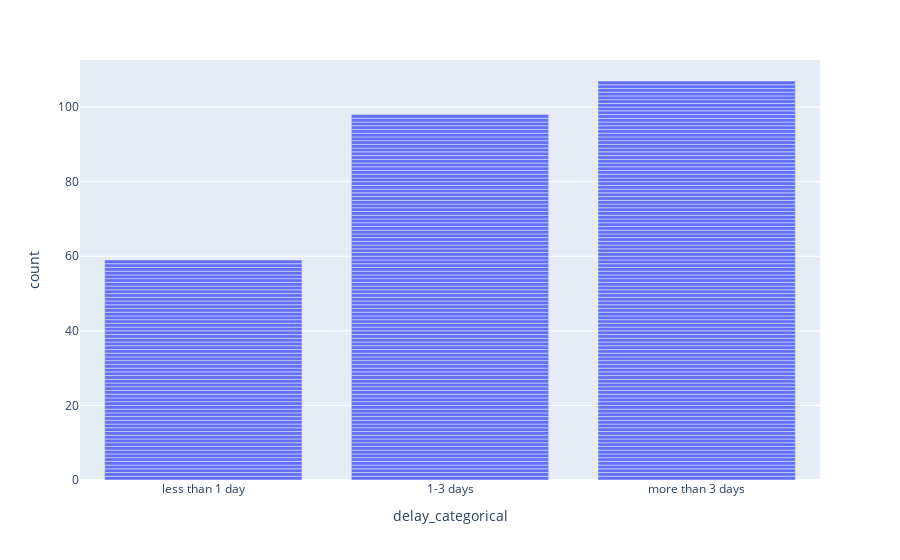

This figure's notebook cell:
### Code cell
order = ['less than 1 day', '1-3 days', 'more than 3 days']
fig = px.bar(delays, x='delay_categorical')
fig.update_layout(barmode='stack', xaxis={'categoryorder':'array', \
                                          'categoryarray':order})
fig.show()

### Figure 1 — Plotly figure (JSON) as saved in the notebook; plotly's stock layout.template omitted (floating-point values rounded to 4 significant figures; data arrays with more than 128 entries replaced by an {"elided": "..."} marker saying what was removed)
{"data": [{"alignmentgroup": "True", "hovertemplate": "delay_categorical=%{x}<br>count=%{y}<extra></extra>", "legendgroup": "", "marker": {"color": "#636efa", "pattern": {"shape": ""}}, "name": "", "offsetgroup": "", "orientation": "v", "showlegend": false, "textposition": "auto", "type": "bar", "x": {"elided": "264 str values"}, "xaxis": "x", "y": {"elided": "264 int values"}, "yaxis": "y"}], "layout": {"barmode": "stack", "legend": {"tracegroupgap": 0}, "margin": {"t": 60}, "xaxis": {"anchor": "y", "categoryarray": ["less than 1 day", "1-3 days", "more than 3 days"], "categoryorder": "array", "domain": [0, 1], "title": {"text": "delay_categorical"}}, "yaxis": {"anchor": "x", "domain": [0, 1], "title": {"text": "count"}}}}
